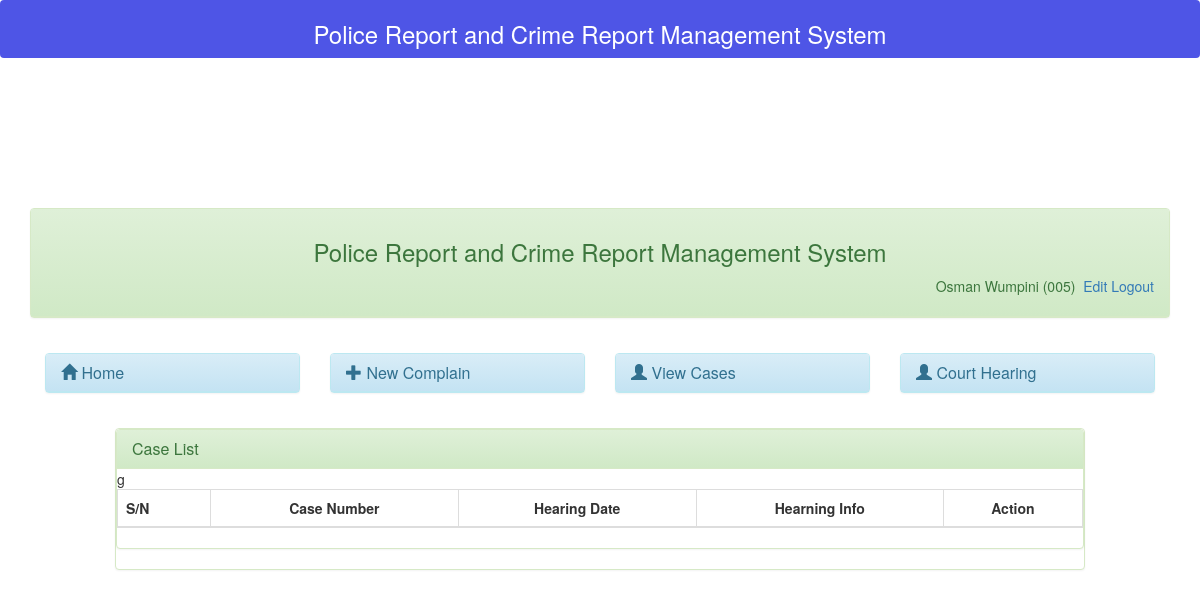
Before: /court/caseview.php (signed in) with the older database file.
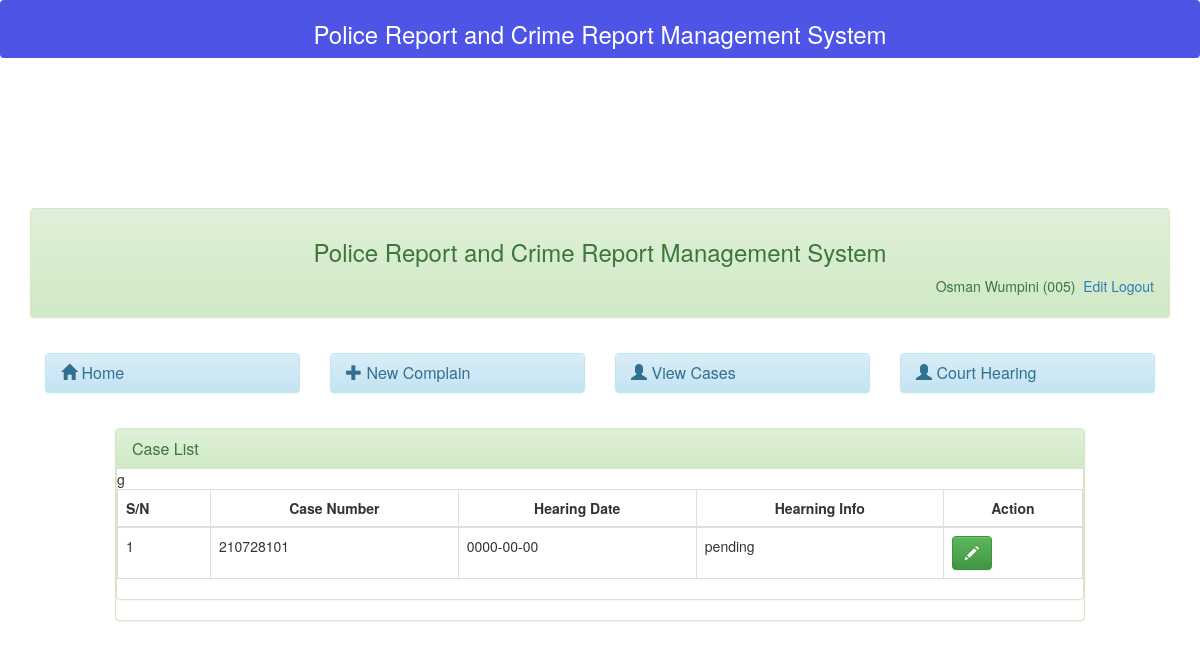
After: the same page with the newer database file.
### tables this page shows
CREATE TABLE `court` (
  `id` int(11) NOT NULL,
  `case_id` int(11) DEFAULT NULL,
  `next_hearing_date` date DEFAULT NULL,
  `hearing_info` text DEFAULT NULL
);

### court/caseview.php (the view, shortened to what this page needs)
<?php
include('header.php');
 ?>
<br />
<div class="container-fluid">
	<?php include('menubar.php');?>
	<div class="col-md-1"></div>
	<div class="col-md-10">
		<div class="panel panel-success">
			<div class="panel panel-success">
			 	<div class="panel-heading">
			 		<h3 class="panel-title">
			 			Case List
			 		</h3>
			 	</div>
<div id="trans-table">
<table id="myTable-trans" class="table table-bordered table-hover" cellspacing="0" width="100%">
	<thead>
	    <tr>
	        <th>S/N</th>
	         <th><center>Case Number</center>
				</th>
			 <th>
				<center>Hearing Date</center>
				</th>
	        <th><center>Hearning Info</center></th>
	        <th><center>Action</center></th>
	    </tr>
	</thead>
    <tbody>g
    	<?php
		$sn=0;
		$query=mysqli_query($dbcon,"select * from court");
		while($row = mysqli_fetch_array($query)){
		$sn++;
		?>
		<tr>
        <td><?php echo $sn;?></td>
        <td><?php echo $row['case_id'];?></td>
		<td><?php echo $row['next_hearing_date']; ?></td>
		<td><?php echo $row['hearing_info']; ?></td>
		 <td class="empty" width="">
		<button type="button" data-toggle="modal" data-target="#<?php echo $row['case_id'];?>" data-placement="left" title="Click to edit" class="btn btn-success"><span class="glyphicon glyphicon-pencil" aria-hidden="true"></span></button>
		</td>
		</tr>
	<?php } ?>
    </tbody>
</table>
</div>
</div>
	</div>
	<div class="col-md-1"></div>
</div>
</body>
</html>

Changed rows visible on the page:
added court: case "210728101", next_hearing_date "0000-00-00", hearing_info "pending"
